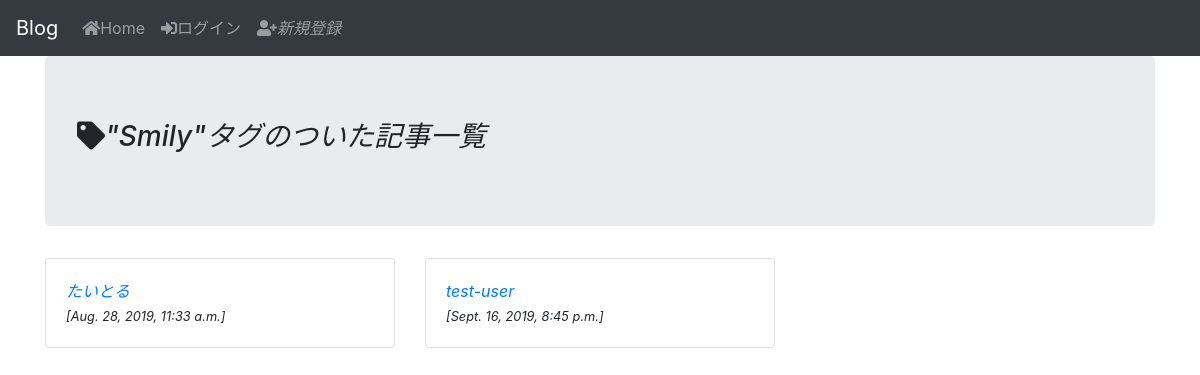
/tag/6/, run on the app's committed database.
### mini_app/models.py (models this page shows, shortened)
class Tag(models.Model):
  name = models.CharField(max_length=32, unique=True)
  class Meta:
    ordering = ('name',)

class Article(models.Model):
  author = models.ForeignKey(to=User,on_delete=models.CASCADE,)
  title = models.CharField(max_length=128)
  text = models.TextField()
  posted_at = models.DateTimeField(auto_now_add=True)
  last_modify = models.DateTimeField(auto_now=True)
  like = models.IntegerField(default=0)
  tags = models.ManyToManyField(Tag, blank=True)
  class Meta:
    ordering = ('title',)

### mini_app/views.py (the view)
# urls.py: path("tag/<int:pk>/", views.view_tag, name="view_tag"),
def view_tag(request,pk):
  template_name = "mini_app/view_tag.html"
  try:
    tag = models.Tag.objects.get(pk=pk)
    articles = tag.article_set.all()
  except models.Tag.DoesNotExist:
    raise Http404
  context = {"tag": tag,
             "articles": articles.order_by('posted_at'),
             "login_user_id": request.user.id}
  return render(request,template_name,context)

### mini_app/templates/mini_app/view_tag.html (shortened to what this page needs)
{% extends 'base/base.html' %}
{% block jumbotron %}
<h1 class="h3"><i class="fas fa-tag"></i>"{{ tag.name }}"タグのついた記事一覧</h1>
{% endblock %}
{% block body %}
<div class="row">
  {% for article in articles %}
  <div class="col-12 col-md-6 col-lg-4">
    <div class="card">
      <div class="card-body">
        <div class="row">
          <div class="col-12">
            <a class="text-primary" href="{% url 'view_article' article.pk %}">{{ article.title }}</a>
          </div>
          <div class="col-12">
            <small>[{{ article.posted_at }}]</small>
          </div>
        </div>
      </div>
    </div>
  </div>
  {% endfor %}
</div>
{% endblock %}

### data on the page
Tag: name "Smily"
Article: title "たいとる", posted_at "Aug. 28, 2019, 11:33 a.m."
Article: title "test-user", posted_at "Sept. 16, 2019, 8:45 p.m."
